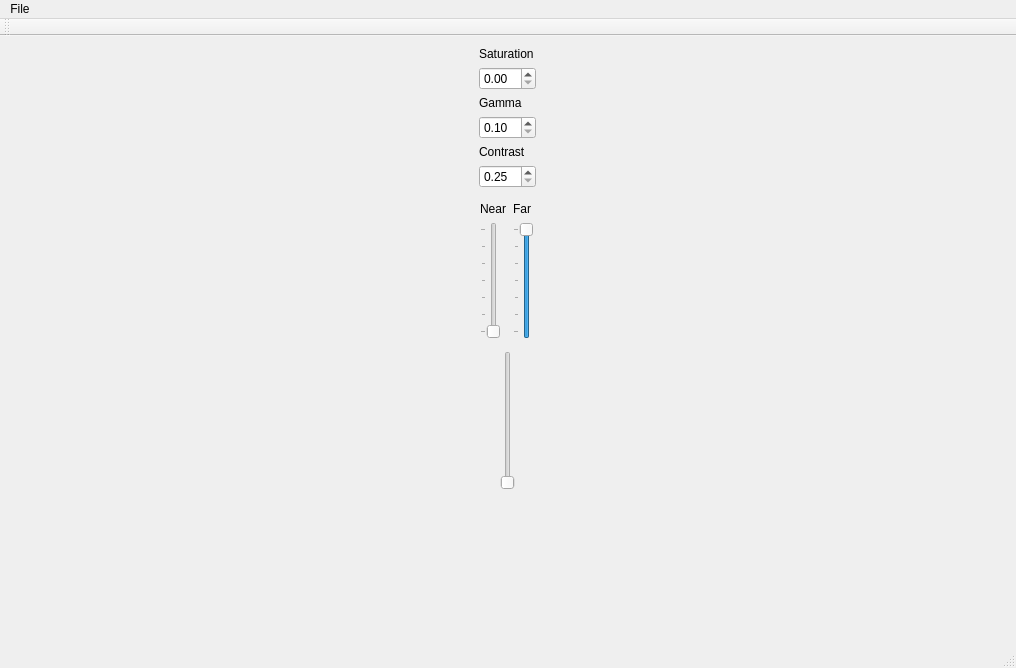
<?xml version="1.0" encoding="UTF-8"?>
<ui version="4.0">
 <class>MainWindow</class>
 <widget class="QMainWindow" name="MainWindow">
  <property name="geometry">
   <rect>
    <x>0</x>
    <y>0</y>
    <width>1016</width>
    <height>668</height>
   </rect>
  </property>
  <property name="windowTitle">
   <string>W-1</string>
  </property>
  <widget class="QWidget" name="centralWidget">
   <layout class="QGridLayout" name="gridLayout_2">
    <item row="0" column="1">
     <layout class="QVBoxLayout" name="verticalLayout">
      <item>
       <widget class="QLabel" name="label">
        <property name="text">
         <string>Saturation</string>
        </property>
       </widget>
      </item>
      <item>
       <widget class="QDoubleSpinBox" name="saturationDoubleSpinBox">
        <property name="singleStep">
         <double>0.100000000000000</double>
        </property>
        <property name="value">
         <double>0.000000000000000</double>
        </property>
       </widget>
      </item>
      <item>
       <widget class="QLabel" name="label_2">
        <property name="text">
         <string>Gamma</string>
        </property>
       </widget>
      </item>
      <item>
       <widget class="QDoubleSpinBox" name="gammaDoubleSpinBox">
        <property name="minimum">
         <double>0.100000000000000</double>
        </property>
        <property name="maximum">
         <double>4.000000000000000</double>
        </property>
        <property name="singleStep">
         <double>0.100000000000000</double>
        </property>
        <property name="value">
         <double>0.100000000000000</double>
        </property>
       </widget>
      </item>
      <item>
       <widget class="QLabel" name="label_3">
        <property name="text">
         <string>Contrast</string>
        </property>
       </widget>
      </item>
      <item>
       <widget class="QDoubleSpinBox" name="contrastDoubleSpinBox">
        <property name="minimum">
         <double>0.250000000000000</double>
        </property>
        <property name="maximum">
         <double>3.000000000000000</double>
        </property>
        <property name="singleStep">
         <double>0.050000000000000</double>
        </property>
        <property name="value">
         <double>0.250000000000000</double>
        </property>
       </widget>
      </item>
      <item>
       <layout class="QGridLayout" name="horizontalLayout">
        <property name="topMargin">
         <number>8</number>
        </property>
        <item row="1" column="0">
         <widget class="QSlider" name="nearVerticalSlider">
          <property name="toolTip">
           <string>Near threshold</string>
          </property>
          <property name="minimum">
           <number>500</number>
          </property>
          <property name="maximum">
           <number>6500</number>
          </property>
          <property name="singleStep">
           <number>10</number>
          </property>
          <property name="pageStep">
           <number>100</number>
          </property>
          <property name="value">
           <number>500</number>
          </property>
          <property name="orientation">
           <enum>Qt::Vertical</enum>
          </property>
          <property name="tickPosition">
           <enum>QSlider::TicksAbove</enum>
          </property>
          <property name="tickInterval">
           <number>1000</number>
          </property>
         </widget>
        </item>
        <item row="1" column="1">
         <widget class="QSlider" name="farVerticalSlider">
          <property name="toolTip">
           <string>Far threshold</string>
          </property>
          <property name="minimum">
           <number>500</number>
          </property>
          <property name="maximum">
           <number>6500</number>
          </property>
          <property name="singleStep">
           <number>10</number>
          </property>
          <property name="pageStep">
           <number>100</number>
          </property>
          <property name="value">
           <number>6500</number>
          </property>
          <property name="orientation">
           <enum>Qt::Vertical</enum>
          </property>
          <property name="tickPosition">
           <enum>QSlider::TicksAbove</enum>
          </property>
          <property name="tickInterval">
           <number>1000</number>
          </property>
         </widget>
        </item>
        <item row="0" column="0">
         <widget class="QLabel" name="label_4">
          <property name="text">
           <string>Near</string>
          </property>
         </widget>
        </item>
        <item row="0" column="1">
         <widget class="QLabel" name="label_5">
          <property name="text">
           <string>Far</string>
          </property>
         </widget>
        </item>
       </layout>
      </item>
      <item>
       <layout class="QHBoxLayout" name="horizontalLayout_2">
        <property name="topMargin">
         <number>6</number>
        </property>
        <item>
         <widget class="QSlider" name="haloRadiusVerticalSlider">
          <property name="toolTip">
           <string>Halo</string>
          </property>
          <property name="minimum">
           <number>1</number>
          </property>
          <property name="maximum">
           <number>16</number>
          </property>
          <property name="orientation">
           <enum>Qt::Vertical</enum>
          </property>
          <property name="tickPosition">
           <enum>QSlider::NoTicks</enum>
          </property>
         </widget>
        </item>
       </layout>
      </item>
      <item>
       <spacer name="verticalSpacer">
        <property name="orientation">
         <enum>Qt::Vertical</enum>
        </property>
        <property name="sizeHint" stdset="0">
         <size>
          <width>20</width>
          <height>40</height>
         </size>
        </property>
       </spacer>
      </item>
     </layout>
    </item>
    <item row="0" column="0">
     <layout class="QGridLayout" name="gridLayout"/>
    </item>
   </layout>
  </widget>
  <widget class="QMenuBar" name="menuBar">
   <property name="geometry">
    <rect>
     <x>0</x>
     <y>0</y>
     <width>1016</width>
     <height>21</height>
    </rect>
   </property>
   <widget class="QMenu" name="menuFile">
    <property name="title">
     <string>File</string>
    </property>
    <addaction name="actionExit"/>
   </widget>
   <addaction name="menuFile"/>
  </widget>
  <widget class="QToolBar" name="mainToolBar">
   <attribute name="toolBarArea">
    <enum>TopToolBarArea</enum>
   </attribute>
   <attribute name="toolBarBreak">
    <bool>false</bool>
   </attribute>
  </widget>
  <widget class="QStatusBar" name="statusBar"/>
  <action name="actionMapFromColorToDepth">
   <property name="checkable">
    <bool>true</bool>
   </property>
   <property name="checked">
    <bool>false</bool>
   </property>
   <property name="text">
    <string>Map from color to depth</string>
   </property>
  </action>
  <action name="actionExit">
   <property name="text">
    <string>Exit</string>
   </property>
  </action>
  <action name="actionMatchColorAndDepthSpace">
   <property name="checkable">
    <bool>true</bool>
   </property>
   <property name="checked">
    <bool>false</bool>
   </property>
   <property name="text">
    <string>Match color and depth space</string>
   </property>
  </action>
 </widget>
 <layoutdefault spacing="6" margin="11"/>
 <resources/>
 <connections/>
</ui>
